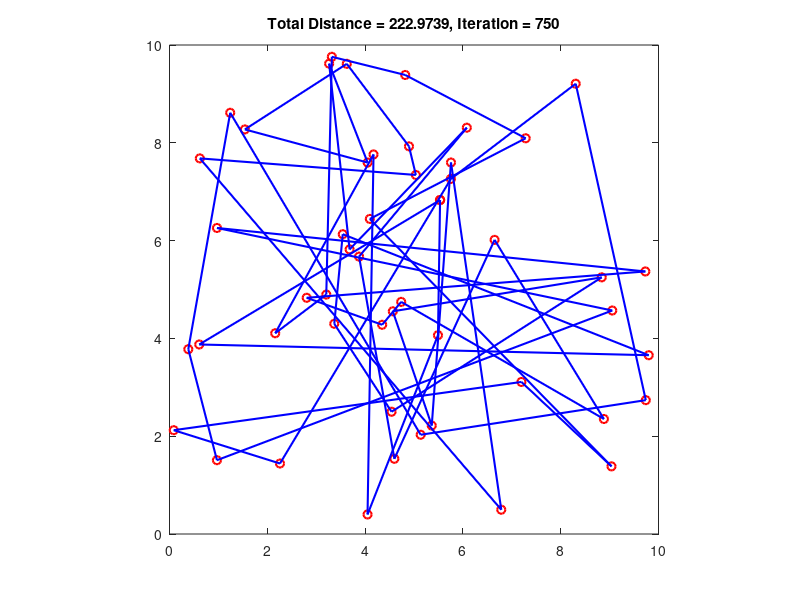
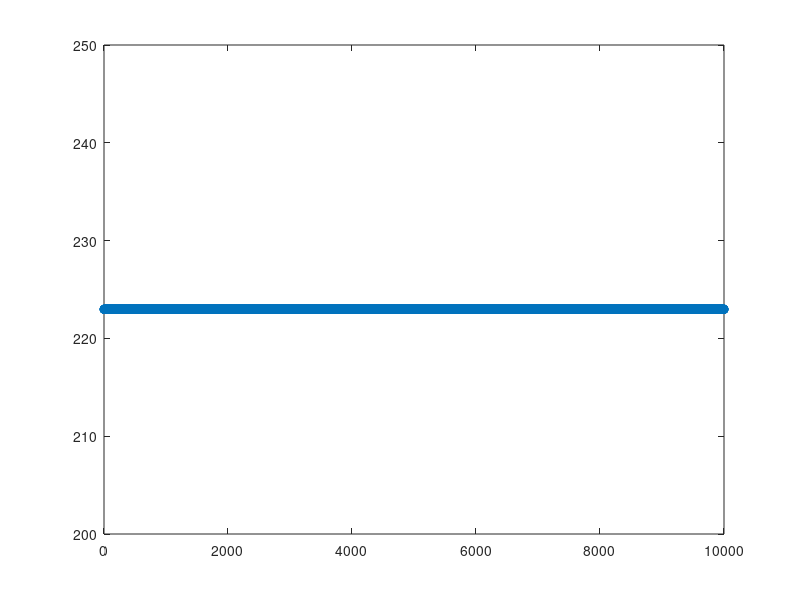

The MATLAB script that drew these images, in order:
clear; figure(1); clf
n = 50;
dims = 2;
xy = 10*rand(n,dims);
numIter = 10000;

for i=1:n
  for j=1:n
    dmat(i,j)=sqrt(sum((xy(1,:)-xy(j,:)).^2));
  endfor
end

routes(1,:) = [1:n];

for k = 2:4
  routes(k,:) = randperm(n);
end

globalMin = Inf;

for iter = 1:numIter
  for p = 1:4
    d = dmat(routes(p,n),routes(p,1));
    for k = 2:n
      d = d + dmat(routes(p,k-1), routes(p,k));
    endfor
    totalDist(p) = d;
  endfor
  [minDist,idx] = min(totalDist);
  distHistory(iter) = minDist;
  if minDist < globalMin && mod(iter, 50) == 0
    globalMin = minDist;
    rte = routes(idx,:);
    rte = rte([1:n 1]);
    xx = xy(rte,1);
    yy = xy(rte,2);
    if dims < 3
      plot(xx,yy,'ro', 'linewidth', 1.5);
      hold on;
      plot(xx,yy,'b-', 'linewidth', 1.5);
      hold off;
    else zz = xy(rte,3);
      plot3(xx,yy,zz,'ro', 'linewidth', 1.5);
      hold on;
      plot3(xx,yy,zz,'b-', 'linewidth', 1.5);
      hold off;
      box on
    endif
    title(sprintf('Total Distance = %1.4f, Iteration = %d', minDist, iter));
    axis square
    pause(0.1)
  endif
  [ignore, idx] = min(totalDist);
  bestOf4Route = routes(idx, :);
  routeInsertionPoints = sort(ceil(n*rand(1,2)));
  I = routeInsertionPoints(1);
  J = routeInsertionPoints(2);
  for k = 1:4
    routes(k,:) = bestOf4Route;
    switch k
      case 2
        routes(k, I:J) = routes(k,J:-1:I);
      case 3
        routes(k, [I J]) = routes(k,[J I]);
      case 4
        routes(k, I:J) = routes(k,[I+1:J I]);
    endswitch
  endfor
end

figure(2);
clf;
plot(distHistory, 'o-')
